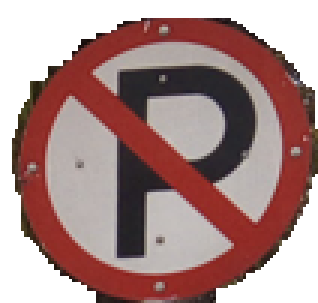
#> input picture data/Prohibidoparq_ideal.png, 106 x 101 px (shown 3 times larger)
$ python -i extraerROI.py   (imports and definitions only)
#> lines starting #> are read from the running program, lines starting #| are printed output that depends on the picture; after the words box and inside, x2 and y2 are one past the last pixel; in counts of white or black regions, pixels touching at a corner belong together
# -*- coding: utf-8 -*-
"""
Created on Sun Jan 16 18:12:48 2022

@author: miarodriguezur, j2seb, jsduenass
"""

# importación de librerías
import math
import cv2  # Librería OpenCV
from IPython.display import Image  # Libreria impresión de imagenes
import numpy as np  # Importación numpy
from matplotlib import pyplot as plt  # Impresión de gráficas
from PIL import Image


# [28 lines left out: function extraccion_ROI, not called in this run]


def umbral_hsv_rojo(imagen):
    redBajo1 = np.array([0, 85, 10], np.uint8)
    redAlto1 = np.array([8, 255, 255], np.uint8)
    redBajo2 = np.array([165, 85, 10], np.uint8)
    redAlto2 = np.array([180, 255, 255], np.uint8)
    img_hsv = cv2.cvtColor(imagen, cv2.COLOR_RGB2HSV)
#> img_hsv: shape (101, 106, 3); mean H, S, V 24.2, 66.6, 169.9
    maskRed1 = cv2.inRange(img_hsv, redBajo1, redAlto1)
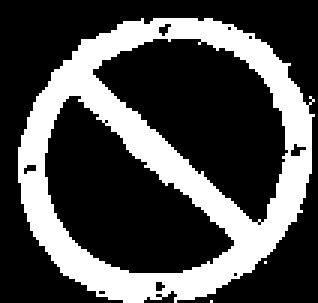
#> maskRed1: shape (101, 106) (shown 3 times larger); 29.9% white; 3 white regions (2 under 20 px), largest, box (x1, y1, x2, y2) and area: (6, 6, 105, 101) 3197
    maskRed2 = cv2.inRange(img_hsv, redBajo2, redAlto2)
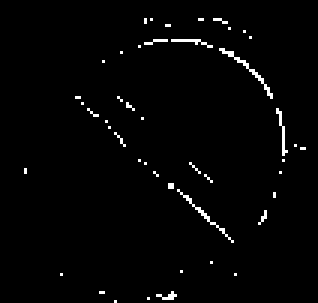
#> maskRed2: shape (101, 106) (shown 3 times larger); 1.7% white in thin lines or dots, all inside (x1, y1, x2, y2) = (8, 6, 102, 101)
    maskRed = cv2.add(maskRed1, maskRed2)
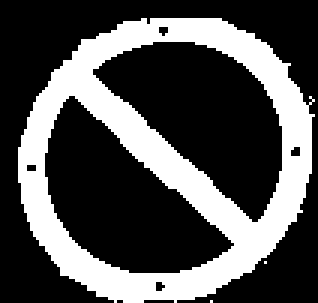
#> maskRed: shape (101, 106) (shown 3 times larger); 31.6% white; 3 white regions (2 under 20 px), largest, box (x1, y1, x2, y2) and area: (6, 6, 105, 101) 3383
    return maskRed


# [166 lines left out: functions encontrar_semilla, llenado, erosion, dilatacion, apertura, deteccion_ROI and 1 more, not called in this run]

    # Functions

>>> import cv2
>>> picture = cv2.cvtColor(cv2.imread('data/Prohibidoparq_ideal.png'), cv2.COLOR_BGR2RGB)
>>> result = umbral_hsv_rojo(picture)
